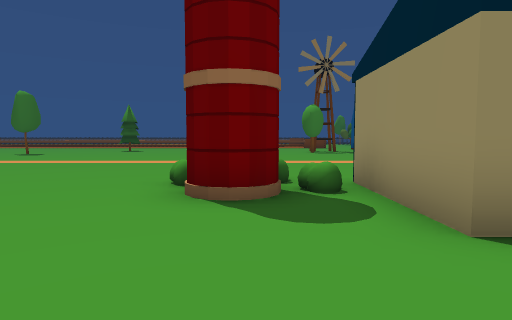
View 1 (above)

24 first-person views from a walk through a 3-D level made in the Unity game engine. The camera is 1.5 m above the floor, tilts 4° down and sees 75° across. The floor is counted in squares, 2 m on a side. Each view is taken from the middle of a square. On the plan, view 1 faces up. The plan holds only what a view shows up to about 11 squares ahead; the rest is blank. The place goes on beyond the plan. The player is left out. Some animated figures are not drawn. Some surface patterns are stand-ins.

View 2
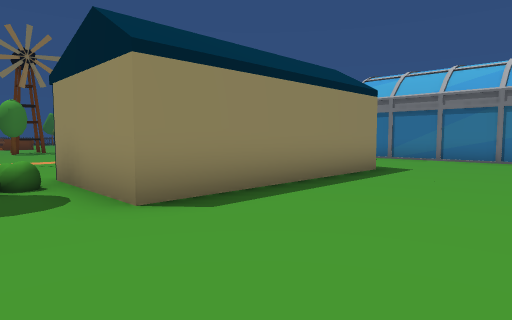

View 3
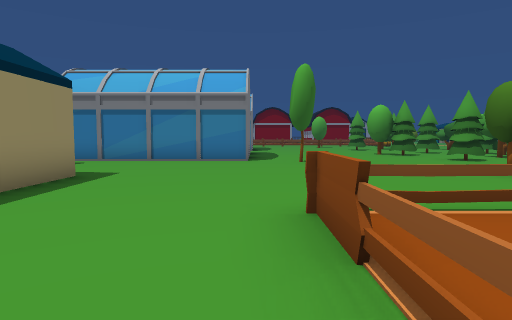

View 4
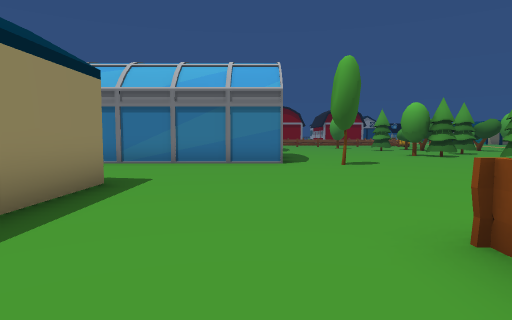

View 5
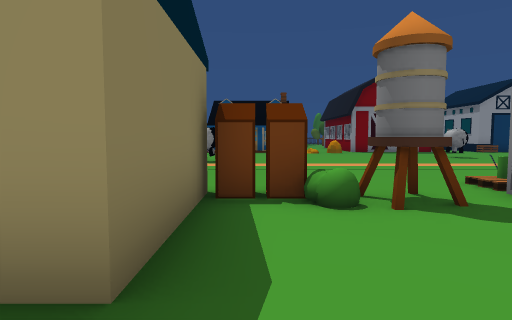

View 6
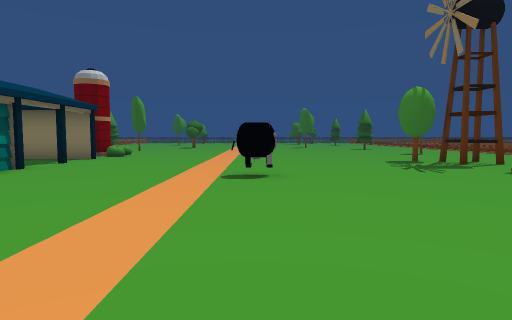

View 7
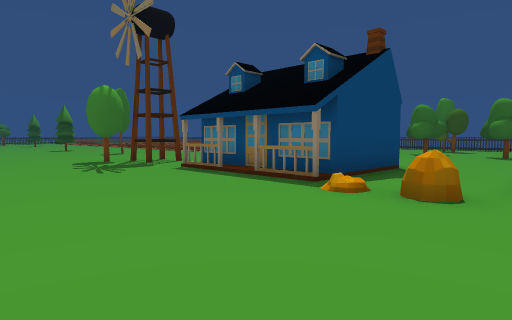

View 8
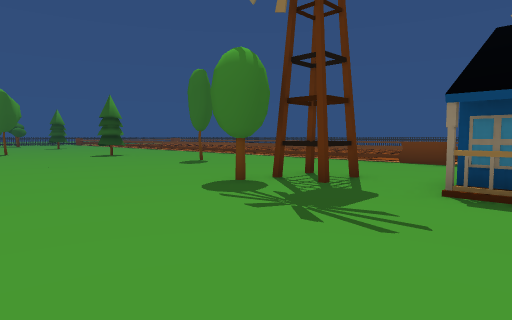

View 9
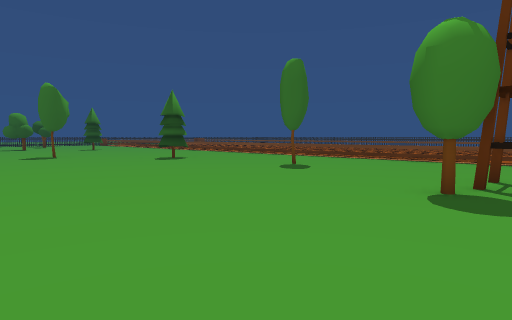

View 10
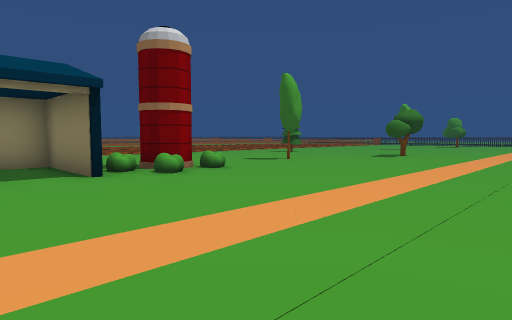

View 11
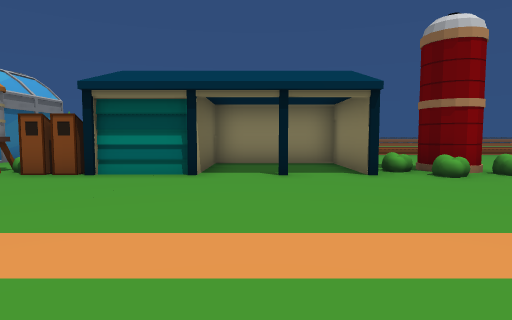

View 12
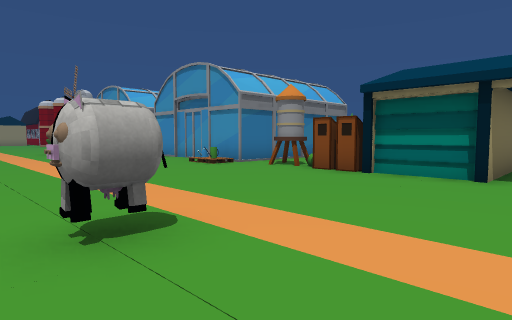

View 13
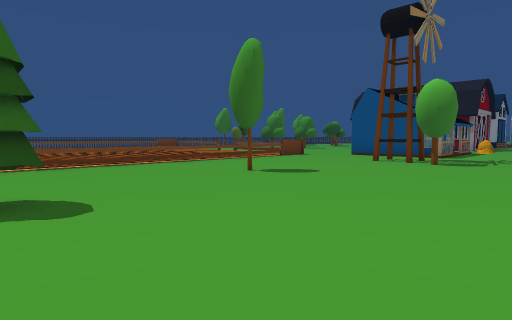

View 14
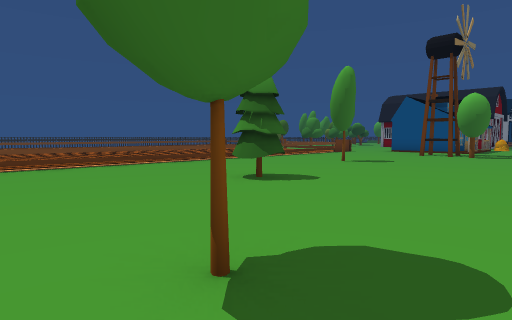

View 15
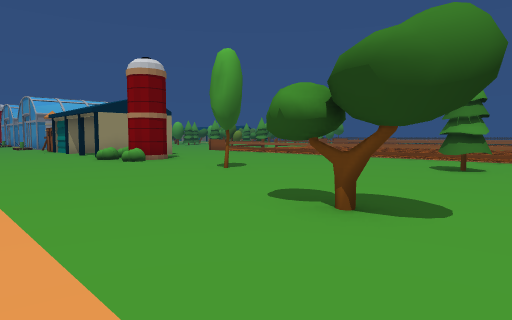

View 16
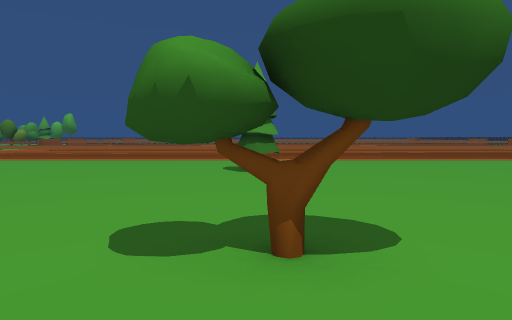

View 17
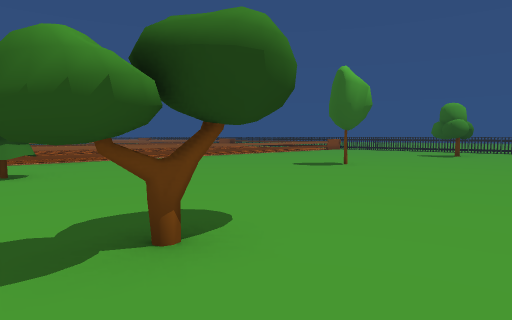

View 18
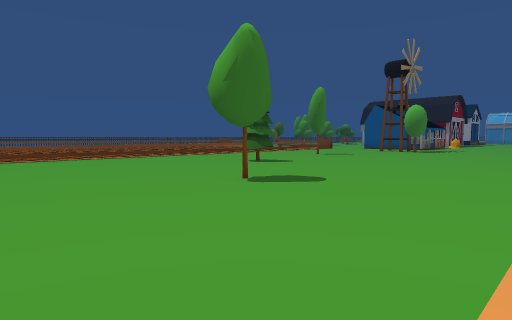

View 19
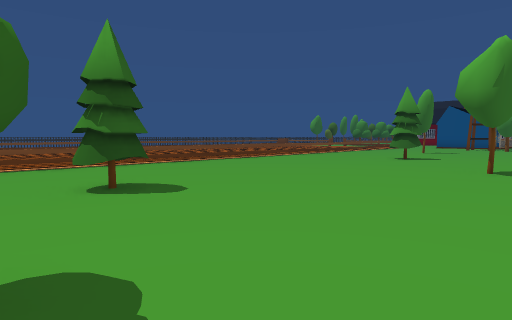

View 20
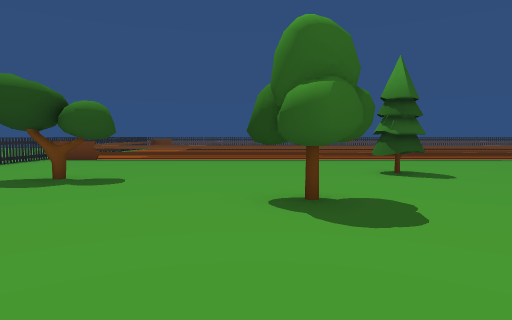

View 21
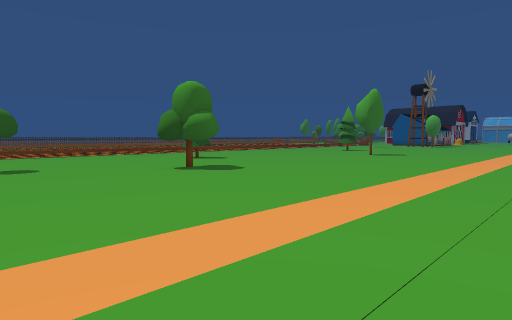

View 22
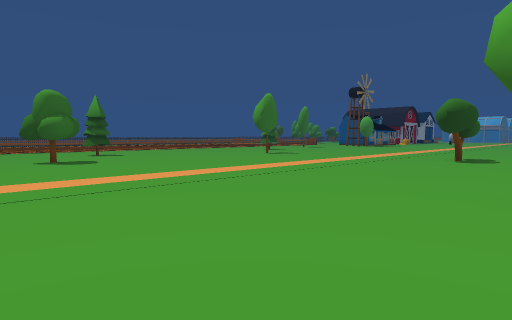

View 23
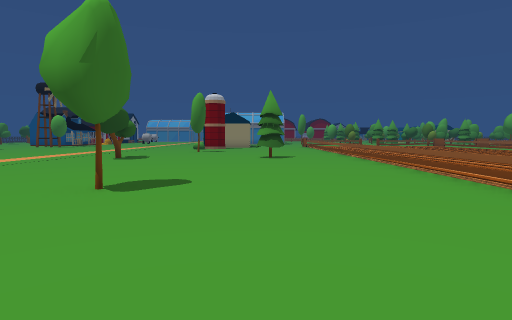

View 24
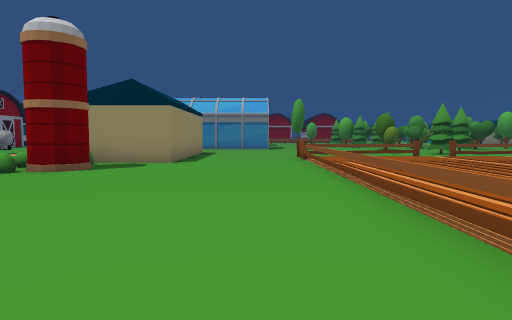

### Floor plan
Key: @ floor where view 1 was taken; # wall or solid block; x gap in a wall; . main floor; : floor 0.25 m higher than the main floor; / step, stairs or slope; = window, fence, low wall or low ledge; B bush; U building; T tree; H house; A haystack; O other object.
Columns run from 23 left of view 1 to 14 right of it. Each row starts with its distance up from view 1.
 22 ==========================#O      ..
 21 .............................    ...
 20 .............................   H/..
 19 .............................    /..
 18 .......T........T....T.......H   /..
 17 TT..............TT........#..::::/..
 16 ..........................T.......AA.
 15  ...#T...............................
 14  ....T.......T.......................
 13  ....................................
 12 ......................................
 11 .............................O........
 10 ......................................
  9 ......................................
  8 .....................................
  7   ............T......................
  6   .....................B...........O.
  5   ................T...BBB#...#UOBO.##
  4   .....T...............O.#...##....#
  3    ......................#UU###....#
  2   ............T....................#
  1    ...........T....................#
  0     ...................@...........#
 -1      ................................
 -2       ####################x=......T..
 -3          ......   .......  =.........
 -4           ....       ....  =.........
 -5                              .. .....

Where each view was taken, in squares from view 1:
view 1: 0 up, 0 right, facing up
view 2: 1 down, 0 right, facing up-right
view 3: 1 down, 1 right, facing right
view 4: 0 up, 2 right, facing right
view 5: 1 up, 8 right, facing up
view 6: 11 up, 13 right, facing left
view 7: 12 up, 13 right, facing up-left
view 8: 12 up, 7 right, facing up-left
view 9: 11 up, 4 right, facing up-left
view 10: 12 up, 4 right, facing down-left
view 11: 12 up, 4 right, facing down
view 12: 12 up, 4 right, facing down-right
view 13: 13 up, 7 left, facing up-right
view 14: 13 up, 11 left, facing up-right
view 15: 10 up, 11 left, facing down-right
view 16: 9 up, 9 left, facing down
view 17: 9 up, 8 left, facing down-left
view 18: 10 up, 14 left, facing up-right
view 19: 13 up, 18 left, facing up-right
view 20: 11 up, 19 left, facing up
view 21: 8 up, 23 left, facing up-right
view 22: 4 up, 21 left, facing up-right
view 23: 2 up, 21 left, facing right
view 24: 0 up, 8 left, facing right
